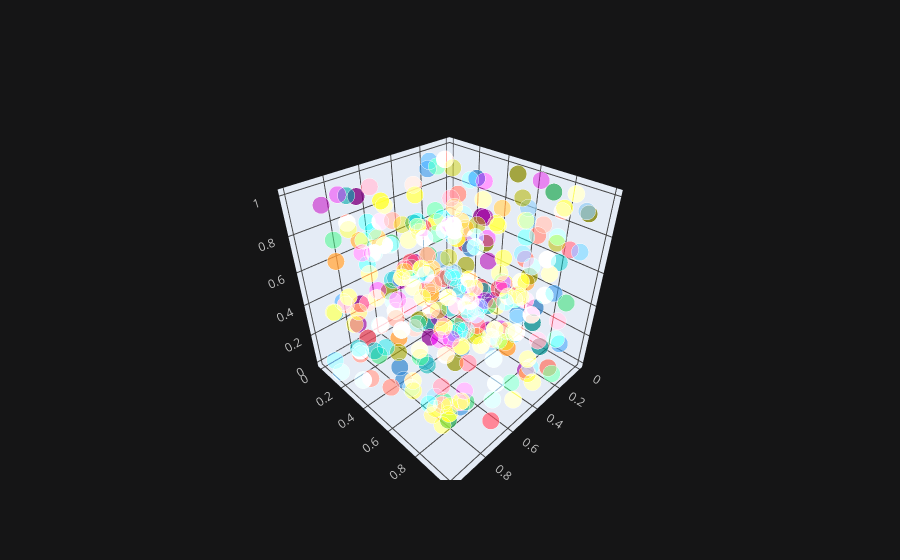

Source (notebook cell):
### Code cell
df.iplot(x='a',y='b',z='c', kind='scatter3d')

### Figure 1 — Plotly figure (JSON) as saved in the notebook; plotly's stock layout.template omitted (floating-point values rounded to 4 significant figures; data arrays with more than 128 entries replaced by an {"elided": "..."} marker saying what was removed)
{"data": [{"marker": {"color": {"elided": "300 str values"}, "opacity": 0.8, "size": {"elided": "300 int values"}, "symbol": "circle"}, "mode": "markers", "text": {"elided": "300 str values"}, "type": "scatter3d", "x": {"elided": "300 float values"}, "y": {"elided": "300 float values"}, "z": {"elided": "300 float values"}}], "layout": {"legend": {"bgcolor": "#151516", "font": {"color": "#D9D9D9"}}, "paper_bgcolor": "#151516", "plot_bgcolor": "#151516", "scene": {"xaxis": {"gridcolor": "#434343", "showgrid": true, "tickfont": {"color": "#C2C2C2"}, "title": {"font": {"color": "#D9D9D9"}, "text": ""}, "zerolinecolor": "#666570"}, "yaxis": {"gridcolor": "#434343", "showgrid": true, "tickfont": {"color": "#C2C2C2"}, "title": {"font": {"color": "#D9D9D9"}, "text": ""}, "zerolinecolor": "#666570"}, "zaxis": {"gridcolor": "#434343", "showgrid": true, "tickfont": {"color": "#C2C2C2"}, "title": {"font": {"color": "#D9D9D9"}, "text": ""}, "zerolinecolor": "#666570"}}, "title": {"font": {"color": "#D9D9D9"}}}}
